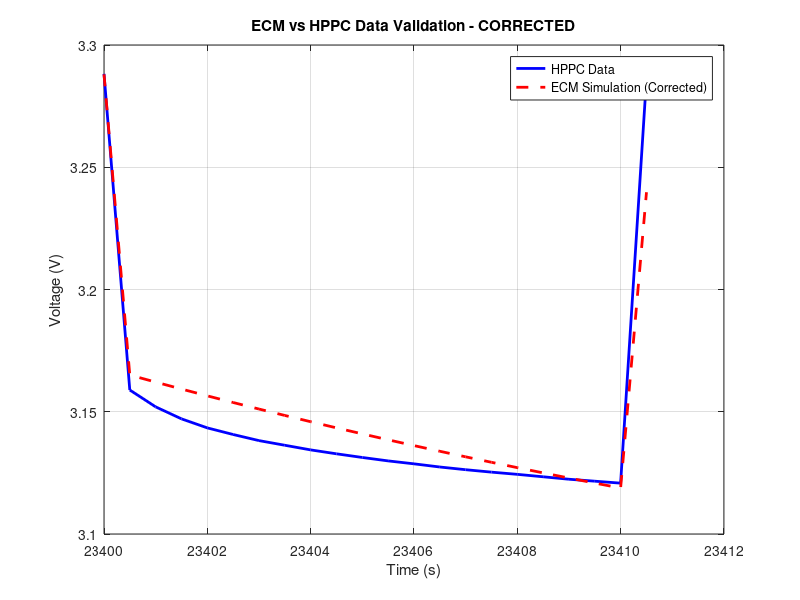

Recreate this plot in MATLAB.
% ECM parameters (from EKF) - ORIGINAL REGION 5
R0 = 0.0012;  % 0.1 mΩ
R1 = 0.0012; % 6.21 mΩ  
R2 = 0.0005; % 2.85 mΩ
C1 = 32308.6;    % 9.9 kF
C2 = 34720.7;   % 14.6 kF
OCV = 3.288; % Initial OCV

% Time, Current, and Voltage data
t_data = [23400, 23400.5, 23401, 23401.5, 23402, 23402.5, 23403, 23403.5, ...
        23404, 23404.5, 23405, 23405.5, 23406, 23406.5, 23407, 23407.5, ...
        23408, 23408.5, 23409, 23409.5, 23410, 23410.5]; % Time (s)
    
I_data = [0, -100.0122, -100.0122, -100.0122, -100.0156, -100.0122, ...
           -100.0156, -100.0122, -100.0156, -100.0122, -100.0122, ...
           -100.0122, -100.0156, -100.0156, -100.0122, -100.0156, ...
           -100.0156, -100.0122, -100.0156, -100.0156, -100.0122, 0]; % Current (A)
      
V_data = [3.2882, 3.1589, 3.152, 3.1471, 3.1434, 3.1407, 3.1382, ...
              3.1363, 3.1344, 3.1328, 3.1313, 3.1299, 3.1287, 3.1274, ...
              3.1263, 3.1253, 3.1244, 3.1234, 3.1224, 3.1216, 3.1208, 3.2863]; % Voltage (V)
% Initialize simulation
n_points = length(t_data);
t_sim = t_data - t_data(1); % Normalize time to start at 0

% Initialize state variables for RC circuits
V1 = 0; % Voltage across C1
V2 = 0; % Voltage across C2
V_sim = zeros(1, n_points);

% Simulate ECM response with time-varying current
for i = 1:n_points
    if i == 1
        % Initial condition
        V_sim(i) = OCV;
        V1 = 0;
        V2 = 0;
    else
        % Time step
        dt_actual = t_data(i) - t_data(i-1);
        I_current = I_data(i);
        
        % Update RC circuit voltages using exponential decay
        % CORRECTED: Remove abs() from RC equations
        exp_factor1 = exp(-dt_actual/(R1*C1));
        exp_factor2 = exp(-dt_actual/(R2*C2));
        
        V1 = V1 * exp_factor1 - I_current * R1 * (1 - exp_factor1);
        V2 = V2 * exp_factor2 - I_current * R2 * (1 - exp_factor2);
        
        % Calculate terminal voltage
        % CORRECTED: Remove abs() from R0 term
        V_sim(i) = OCV + I_current * R0 - V1 - V2;
    end
end

% Plot comparison
figure;
plot(t_data, V_data, 'b-', 'LineWidth', 2, 'DisplayName', 'HPPC Data');
hold on;
plot(t_data, V_sim, 'r--', 'LineWidth', 2, 'DisplayName', 'ECM Simulation (Corrected)');
xlabel('Time (s)');
ylabel('Voltage (V)');
legend;
title('ECM vs HPPC Data Validation - CORRECTED');
grid on;

% Calculate and display error metrics
rmse = sqrt(mean((V_data - V_sim).^2));
mae = mean(abs(V_data - V_sim));
max_error = max(abs(V_data - V_sim));

fprintf('Corrected Model Validation Metrics:\n');
fprintf('RMSE: %.6f V (%.2f mV)\n', rmse, rmse*1000);
fprintf('MAE: %.6f V (%.2f mV)\n', mae, mae*1000);
fprintf('Max Error: %.6f V (%.2f mV)\n', max_error, max_error*1000);
